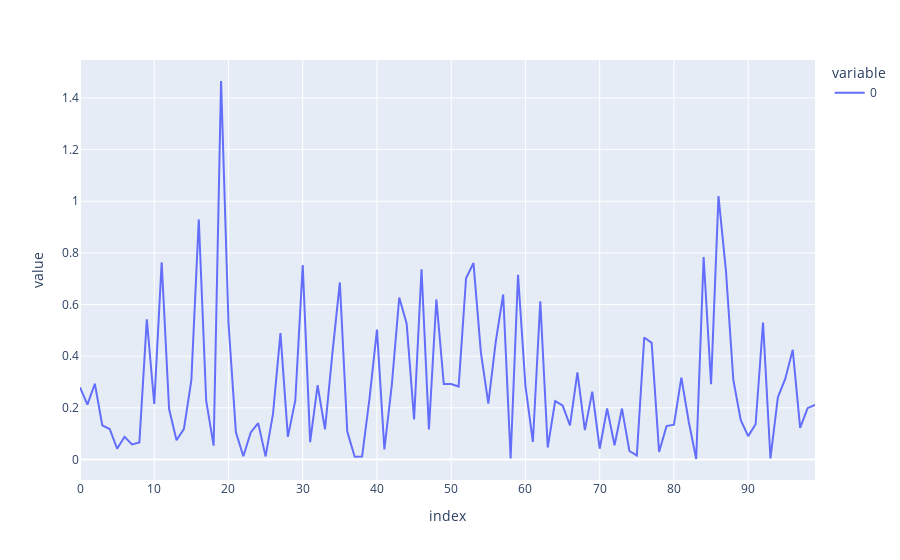

Notebook source saved alongside this figure:
### Code cell
# import the required libraries 
import random 
import plotly.express as px
	
# store the random numbers in a 
# list 
nums = [] 
lambd = 3
	
for i in range(100): 
	temp = random.expovariate(lambd) 
	nums.append(temp) 
		
# plotting a graph 
px.line(nums).show()

### Figure 1 — Plotly figure (JSON) as saved in the notebook; plotly's stock layout.template omitted (floating-point values rounded to 4 significant figures)
{"data": [{"hovertemplate": "variable=0<br>index=%{x}<br>value=%{y}<extra></extra>", "legendgroup": "0", "line": {"color": "#636efa", "dash": "solid"}, "marker": {"symbol": "circle"}, "mode": "lines", "name": "0", "orientation": "v", "showlegend": true, "type": "scatter", "x": [0, 1, 2, 3, 4, 5, 6, 7, 8, 9, 10, 11, 12, 13, 14, 15, 16, 17, 18, 19, 20, 21, 22, 23, 24, 25, 26, 27, 28, 29, 30, 31, 32, 33, 34, 35, 36, 37, 38, 39, 40, 41, 42, 43, 44, 45, 46, 47, 48, 49, 50, 51, 52, 53, 54, 55, 56, 57, 58, 59, 60, 61, 62, 63, 64, 65, 66, 67, 68, 69, 70, 71, 72, 73, 74, 75, 76, 77, 78, 79, 80, 81, 82, 83, 84, 85, 86, 87, 88, 89, 90, 91, 92, 93, 94, 95, 96, 97, 98, 99], "xaxis": "x", "y": [0.2795, 0.2122, 0.2931, 0.1324, 0.118, 0.04161, 0.08763, 0.05802, 0.06605, 0.5428, 0.2147, 0.7632, 0.1953, 0.07467, 0.1188, 0.3076, 0.9296, 0.2267, 0.05356, 1.466, 0.5292, 0.1054, 0.01249, 0.1049, 0.1407, 0.01174, 0.1775, 0.4893, 0.08753, 0.2286, 0.7525, 0.06722, 0.2874, 0.1165, 0.4122, 0.6855, 0.1081, 0.01082, 0.01172, 0.2373, 0.5028, 0.03882, 0.2893, 0.6271, 0.5254, 0.1549, 0.7363, 0.1164, 0.6197, 0.2919, 0.2919, 0.2824, 0.7018, 0.7608, 0.4139, 0.2158, 0.4563, 0.6388, 0.004063, 0.715, 0.285, 0.06789, 0.6127, 0.04627, 0.2263, 0.2091, 0.1322, 0.337, 0.1135, 0.2626, 0.04165, 0.1972, 0.05532, 0.1971, 0.03284, 0.01562, 0.4722, 0.4517, 0.02904, 0.129, 0.1348, 0.3171, 0.1452, 0.001799, 0.7842, 0.2918, 1.02, 0.7324, 0.3082, 0.152, 0.09034, 0.1365, 0.5306, 0.003729, 0.2409, 0.313, 0.4246, 0.1223, 0.1988, 0.211], "yaxis": "y"}], "layout": {"legend": {"title": {"text": "variable"}, "tracegroupgap": 0}, "margin": {"t": 60}, "xaxis": {"anchor": "y", "domain": [0, 1], "title": {"text": "index"}}, "yaxis": {"anchor": "x", "domain": [0, 1], "title": {"text": "value"}}}}
